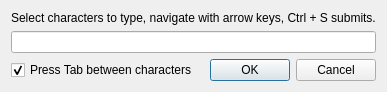
<?xml version="1.0" encoding="UTF-8"?>
<ui version="4.0">
 <class>PickcharsDialog</class>
 <widget class="QDialog" name="PickcharsDialog">
  <property name="geometry">
   <rect>
    <x>0</x>
    <y>0</y>
    <width>418</width>
    <height>188</height>
   </rect>
  </property>
  <property name="windowTitle">
   <string>Pick Characters</string>
  </property>
  <layout class="QVBoxLayout" name="verticalLayout">
   <property name="sizeConstraint">
    <enum>QLayout::SetFixedSize</enum>
   </property>
   <item>
    <widget class="QLabel" name="label">
     <property name="sizePolicy">
      <sizepolicy hsizetype="Preferred" vsizetype="Fixed">
       <horstretch>0</horstretch>
       <verstretch>0</verstretch>
      </sizepolicy>
     </property>
     <property name="text">
      <string>Select characters to type, navigate with arrow keys, Ctrl + S submits.</string>
     </property>
    </widget>
   </item>
   <item>
    <layout class="QGridLayout" name="charsGrid"/>
   </item>
   <item>
    <widget class="PasswordWidget" name="selectedChars">
     <property name="sizePolicy">
      <sizepolicy hsizetype="MinimumExpanding" vsizetype="Fixed">
       <horstretch>0</horstretch>
       <verstretch>0</verstretch>
      </sizepolicy>
     </property>
     <property name="minimumSize">
      <size>
       <width>150</width>
       <height>0</height>
      </size>
     </property>
    </widget>
   </item>
   <item>
    <layout class="QHBoxLayout" name="horizontalLayout">
     <item>
      <widget class="VaultCheckBox" name="pressTab">
       <property name="text">
        <string>Press Tab between characters</string>
       </property>
       <property name="checked">
        <bool>true</bool>
       </property>
      </widget>
     </item>
     <item>
      <widget class="VaultDialogButtonBox" name="buttonBox">
       <property name="standardButtons">
        <set>QDialogButtonBox::Cancel|QDialogButtonBox::Ok</set>
       </property>
      </widget>
     </item>
    </layout>
   </item>
  </layout>
 </widget>
 <customwidgets>
  <customwidget>
   <class>PasswordWidget</class>
   <extends>QLineEdit</extends>
   <header>gui/PasswordWidget.h</header>
   <container>1</container>
  </customwidget>
  <customwidget>
   <class>VaultCheckBox</class>
   <extends>QCheckBox</extends>
   <header>gui/vault/VaultControls.h</header>
  </customwidget>
  <customwidget>
   <class>VaultDialogButtonBox</class>
   <extends>QDialogButtonBox</extends>
   <header>gui/vault/VaultControls.h</header>
  </customwidget>
 </customwidgets>
 <tabstops>
  <tabstop>selectedChars</tabstop>
 </tabstops>
 <resources/>
 <connections/>
</ui>
